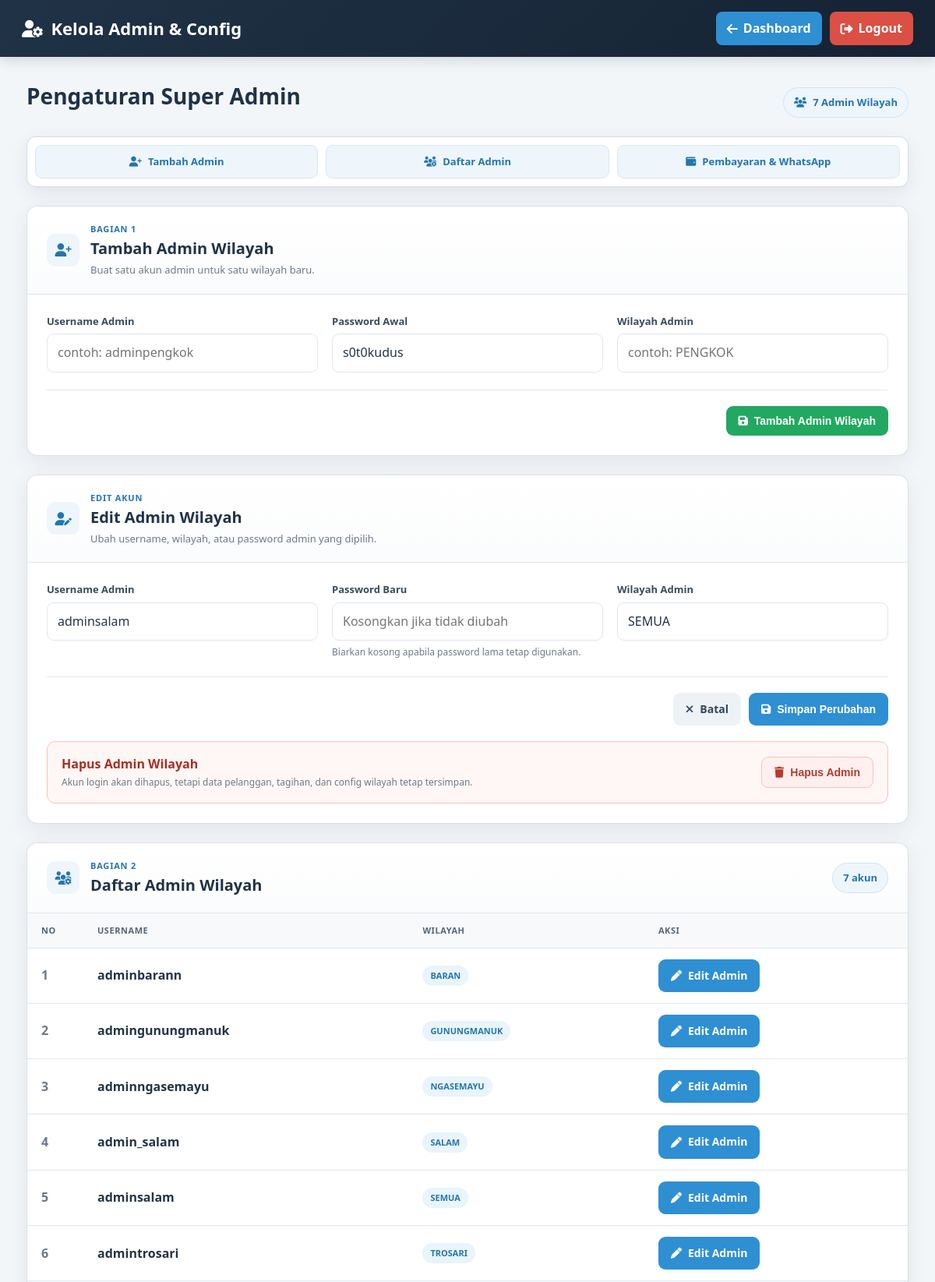
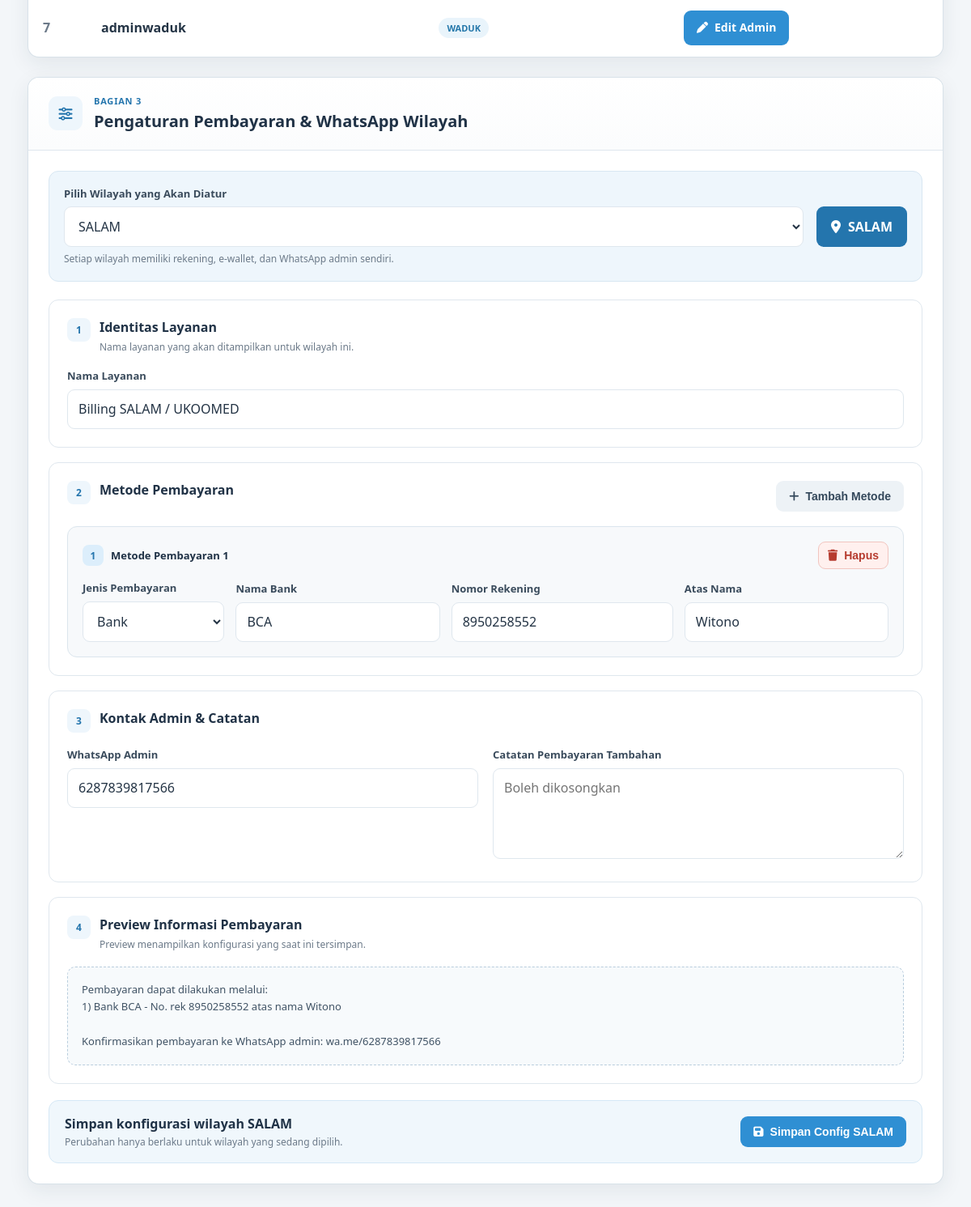
Page /kelola_admin.php?edit_admin=6 (signed in) on the committed database (2 pictures, top to bottom).
### tables this page shows
CREATE TABLE `users` (
  `id` int NOT NULL,
  `username` varchar(50) NOT NULL,
  `password` varchar(255) NOT NULL,
  `role` varchar(50) NOT NULL DEFAULT 'admin',
  `wilayah` varchar(50) NOT NULL
);

### kelola_admin.php (the view, shortened to what the rows shown need)
<?php
require_once __DIR__ . '/db_salam.php';
require_once __DIR__ . '/helpers_salam.php';
function kelolaEsc($value): string
{
    return htmlspecialchars((string) $value, ENT_QUOTES, 'UTF-8');
}
$admins = [];
$adminResult = $koneksi->query("SELECT id, username, wilayah FROM users WHERE role = 'admin' ORDER BY wilayah ASC, username ASC");
if ($adminResult) {
    while ($row = $adminResult->fetch_assoc()) {
        $admins[] = $row;
    }
}
$editAdmin = null;
$editAdminId = (int) ($_GET['edit_admin'] ?? 0);
if ($editAdminId > 0) {
    $editStmt = $koneksi->prepare("SELECT id, username, wilayah FROM users WHERE id = ? AND role = 'admin' LIMIT 1");
    $editStmt->bind_param('i', $editAdminId);
    $editStmt->execute();
    $editAdmin = $editStmt->get_result()->fetch_assoc() ?: null;
}
?>
<!DOCTYPE html>
<html lang="id">
<head>
    <link rel="stylesheet" href="https://cdnjs.cloudflare.com/ajax/libs/font-awesome/6.4.0/css/all.min.css">
</head>
<body>
<header class="header">
    <h1><i class="fas fa-user-gear"></i> Kelola Admin & Config</h1>
</header>
<main class="container">
    <section class="page-hero">
        <div>
            <h2>Pengaturan Super Admin</h2>
        </div>
    </section>
    <div class="page-stack">
        <?php if ($editAdmin): ?>
        <section class="section-card" id="edit-admin">
            <div class="section-head">
                <div class="section-title-wrap">
                    <div class="section-icon"><i class="fas fa-user-pen"></i></div>
                    <div>
                        <span class="section-kicker">Edit Akun</span>
                        <h3>Edit Admin Wilayah</h3>
                        <p>Ubah username, wilayah, atau password admin yang dipilih.</p>
                    </div>
                </div>
            </div>
            <div class="section-body">
                <form method="post" autocomplete="off">
                    <div class="admin-form-grid">
                        <div class="field">
                            <label for="edit_username">Username Admin</label>
                            <input id="edit_username" name="username" type="text" required maxlength="50" value="<?= kelolaEsc($editAdmin['username']); ?>">
                        </div>
                        <div class="field">
                            <label for="edit_password">Password Baru</label>
                            <input id="edit_password" name="password" type="text" placeholder="Kosongkan jika tidak diubah">
                            <span class="hint">Biarkan kosong apabila password lama tetap digunakan.</span>
                        </div>
                        <div class="field">
                            <label for="edit_wilayah">Wilayah Admin</label>
                            <input id="edit_wilayah" name="wilayah" type="text" required maxlength="50" value="<?= kelolaEsc(salamNamaWilayahTampilan($editAdmin['wilayah'])); ?>">
                        </div>
                    </div>
                    <div class="form-actions">
                        <a class="btn btn-muted" href="kelola_admin.php"><i class="fas fa-xmark"></i> Batal</a>
                        <button class="btn btn-primary" type="submit"><i class="fas fa-save"></i> Simpan Perubahan</button>
                    </div>
                </form>
                <div class="delete-admin-box">
                    <div>
                        <strong>Hapus Admin Wilayah</strong>
                        <span>Akun login akan dihapus, tetapi data pelanggan, tagihan, dan config wilayah tetap tersimpan.</span>
                    </div>
                    <form
                        method="post"
                        onsubmit="return confirm('Yakin ingin menghapus admin <?= kelolaEsc($editAdmin['username']); ?>? Akun ini tidak dapat digunakan untuk login lagi.');"
                    >
                        <button class="btn btn-danger-soft" type="submit">
                            <i class="fas fa-trash"></i> Hapus Admin
                        </button>
                    </form>
                </div>
            </div>
        </section>
        <?php endif; ?>
        <section class="section-card" id="daftar-admin">
            <div class="table-wrap">
                <table class="admin-table">
                    <thead>
                        <tr><th>No</th><th>Username</th><th>Wilayah</th><th>Aksi</th></tr>
                    </thead>
                    <tbody>
                    <?php if ($admins === []): ?>
                        <tr><td colspan="4" class="empty">Belum ada akun admin wilayah.</td></tr>
                    <?php else: ?>
                        <?php foreach ($admins as $index => $admin): ?>
                        <tr>
                            <td class="table-number" data-label="No"><?= $index + 1; ?></td>
                            <td data-label="Username"><strong><?= kelolaEsc($admin['username']); ?></strong></td>
                            <td data-label="Wilayah"><span class="pill"><?= kelolaEsc(salamNamaWilayahTampilan($admin['wilayah'])); ?></span></td>
                            <td class="table-actions" data-label="Aksi"><a class="btn btn-primary" href="kelola_admin.php?edit_admin=<?= (int) $admin['id']; ?>#edit-admin"><i class="fas fa-pen"></i> Edit Admin</a></td>
                        </tr>
                        <?php endforeach; ?>
                    <?php endif; ?>
                    </tbody>
                </table>
            </div>
        </section>
    </div>
</main>
</body>
</html>

### rows in the picture
users: username "adminsalam", wilayah "SEMUA"
users: username "adminbarann", wilayah "BARAN"
users: username "admingunungmanuk", wilayah "GUNUNGMANUK"
users: username "adminngasemayu", wilayah "NGASEMAYU"
users: username "admin_salam", wilayah "SALAM"
users: username "admintrosari", wilayah "TROSARI"
users: username "adminwaduk", wilayah "WADUK"

### other values in the picture
count($admins) "7"
kelolaEsc($selectedWilayah) "SALAM"
kelolaEsc($selectedConfig['info_pembayaran'] ?? '') "Pembayaran dapat dilakukan melalui: 1) Bank BCA - No. rek 8950258552 atas nama Witono Konfirmasikan pembayaran ke WhatsApp admin: wa.me/6287839817566"
form field wilayah "SALAM"
